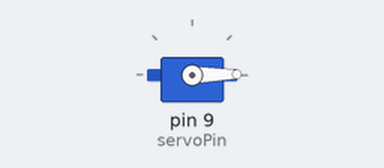
Recording of a sketch running on a simulated Arduino Uno, built with avr-gcc and run on an emulated ATmega328P. On the bench: servo.

Above: at 1.05 s.
At 3.2 s:
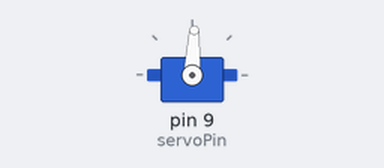
At 5.4 s:
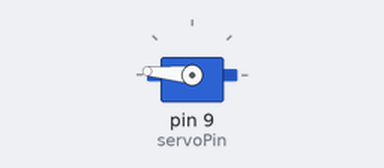
At 9.75 s:
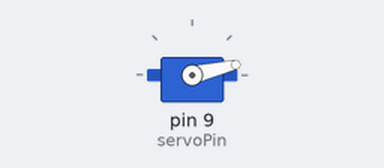
Timing chart, 0 to 12.8 s (numbered marks = the images above):
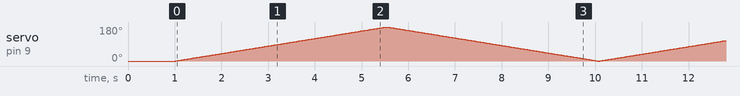

The sketch:

servo_motor.ino
```cpp
#include <Servo.h> //kütüphanemizi ekliyoruz, Taslak > kütüphaneyi içe aktar > Servo   yolu ilede eklenebilir.
int servoPin = 9; // Servonun bağlı olduğu pini ekliyoruz
Servo servo;      // Kütüphane sayesinde Servo adlı bir değişken oluyor ve tıkpı int, float gibi tanımlanıyor biz burada servo olarak adlandırıyoruz.
int aci;            // açı değerimizi tutacak integer türünde değişken oluşturuyoruz

void setup()
{
  servo.attach(servoPin);  // .attach komutu ile servoyu ekliyoruz
  servo.write(0);      // bazı servolar ilk başta saçma sapan hareket yapar yada belirsiz bir konumda başlar bunu önlemek için .write komutu ile servo açısını 0 yapıyoruz.
  delay(1000);         //Servonun kendisine gelmesi için bekliyoruz bu süre sizin servonuza göre değiştirilebilir.
                        // bu iki işlemi setup içinde yapıyoruz çünkü devreye elektrik deldiğinde sadece birkere çalışması yeterli eğer loop içinde olsa
                        // her turda servo 0 derece olucak ve 1 sn bekliyecek
}

void loop()
{
  //Tarama hareketi için iki for döngüsü yazıyoruz burada servonun en fazla 180 derece gittiği varsayıldı farklı değerler için 180 değeri değiştirilebilir
  for(aci=0;aci<=180;aci++){ // açımız 0 olduğunda 180 dereceye kadar bir bir artacak
    servo.write(aci); // ve bu değer servoya yazılarak servonun hareketi sağlanacak
    delay(25);        // araya çok az bir bekleme koyuyoruz ki sistem saçmalamasın
  }
   for(aci=180;aci>=0;aci--){ // açımız 180 olduğunda 0 dereceye kadar bir bir azalacak
    servo.write(aci);  // bu değer servoya yazılacak
     delay(25);        //tekrar her derece arasında kısa bir süre beklenecek ancak bu bekleme gözle görülmeyecektir.
 }
 }
```
